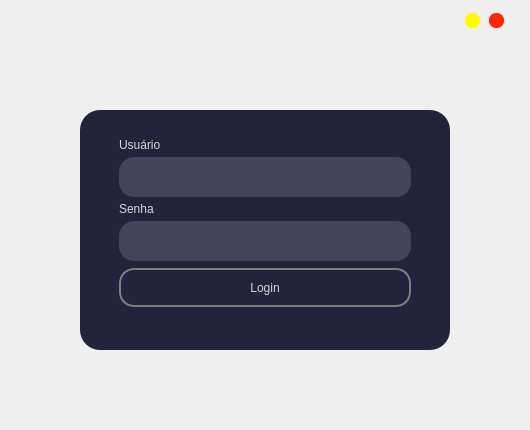
<?xml version="1.0" encoding="UTF-8"?>
<ui version="4.0">
 <class>Login</class>
 <widget class="QMainWindow" name="Login">
  <property name="geometry">
   <rect>
    <x>0</x>
    <y>0</y>
    <width>530</width>
    <height>430</height>
   </rect>
  </property>
  <property name="minimumSize">
   <size>
    <width>530</width>
    <height>430</height>
   </size>
  </property>
  <property name="maximumSize">
   <size>
    <width>530</width>
    <height>430</height>
   </size>
  </property>
  <property name="windowTitle">
   <string>MainWindow</string>
  </property>
  <widget class="QWidget" name="centralwidget">
   <property name="styleSheet">
    <string notr="true">QWidget#centralwidget{
	background-image: url(:/images/resources/images/login-background.png);
	border-radius: 20px;
}

QFrame#main_frame{
	background-color: #23233B;
	border-radius: 20px;
	margin: 80px;
	padding-top: 20px;
	padding-left: 30px;
	padding-right: 30px;
}

QLabel{
	color: rgb(217, 214, 215);
	max-height: 10px;
}

QLineEdit {
	padding-left: 20px;
	min-height: 40px;
	border-radius: 15px;
	background-color: #434459;
	color: rgb(217, 214, 215);
}

QLineEdit::focus{
	border: 2px solid rgb(98, 131, 255);
}

QLineEdit::hover{
	border: 2px solid rgb(98, 196, 255);
}

QPushButton#login_button{
	color: rgb(217, 214, 215);
	min-height: 35px;
	border: 2px solid rgb(126, 128, 128);
	border-radius: 15px;
}

QPushButton#login_button::hover{
	border: 2px solid rgb(98, 196, 255);
}

QPushButton#minimize_button{
	background-color: rgb(255, 251, 0);
	border-radius: 7px;
}

QPushButton#close_button{
	background-color: rgb(255, 38, 0);
	border-radius: 7px;
}

QLabel#error_label {
	color: red;
}</string>
   </property>
   <layout class="QVBoxLayout" name="verticalLayout">
    <property name="spacing">
     <number>0</number>
    </property>
    <property name="leftMargin">
     <number>0</number>
    </property>
    <property name="topMargin">
     <number>0</number>
    </property>
    <property name="rightMargin">
     <number>0</number>
    </property>
    <property name="bottomMargin">
     <number>0</number>
    </property>
    <item>
     <widget class="QFrame" name="topbar_frame">
      <property name="maximumSize">
       <size>
        <width>16777215</width>
        <height>30</height>
       </size>
      </property>
      <property name="frameShape">
       <enum>QFrame::NoFrame</enum>
      </property>
      <property name="frameShadow">
       <enum>QFrame::Raised</enum>
      </property>
      <layout class="QHBoxLayout" name="horizontalLayout">
       <property name="spacing">
        <number>0</number>
       </property>
       <property name="leftMargin">
        <number>0</number>
       </property>
       <property name="topMargin">
        <number>12</number>
       </property>
       <property name="rightMargin">
        <number>0</number>
       </property>
       <property name="bottomMargin">
        <number>0</number>
       </property>
       <item>
        <widget class="QFrame" name="frame_2">
         <property name="frameShape">
          <enum>QFrame::NoFrame</enum>
         </property>
         <property name="frameShadow">
          <enum>QFrame::Raised</enum>
         </property>
        </widget>
       </item>
       <item>
        <widget class="QFrame" name="frame">
         <property name="maximumSize">
          <size>
           <width>70</width>
           <height>16777215</height>
          </size>
         </property>
         <property name="frameShape">
          <enum>QFrame::NoFrame</enum>
         </property>
         <property name="frameShadow">
          <enum>QFrame::Raised</enum>
         </property>
         <layout class="QHBoxLayout" name="horizontalLayout_2">
          <property name="spacing">
           <number>4</number>
          </property>
          <property name="leftMargin">
           <number>0</number>
          </property>
          <property name="topMargin">
           <number>0</number>
          </property>
          <property name="rightMargin">
           <number>20</number>
          </property>
          <property name="bottomMargin">
           <number>0</number>
          </property>
          <item>
           <widget class="QPushButton" name="minimize_button">
            <property name="maximumSize">
             <size>
              <width>15</width>
              <height>15</height>
             </size>
            </property>
            <property name="toolTip">
             <string>Minimizar</string>
            </property>
            <property name="text">
             <string/>
            </property>
           </widget>
          </item>
          <item>
           <widget class="QPushButton" name="close_button">
            <property name="maximumSize">
             <size>
              <width>15</width>
              <height>15</height>
             </size>
            </property>
            <property name="toolTip">
             <string>Fechar</string>
            </property>
            <property name="text">
             <string/>
            </property>
           </widget>
          </item>
         </layout>
        </widget>
       </item>
      </layout>
     </widget>
    </item>
    <item>
     <widget class="QFrame" name="main_frame">
      <property name="frameShape">
       <enum>QFrame::NoFrame</enum>
      </property>
      <property name="frameShadow">
       <enum>QFrame::Raised</enum>
      </property>
      <layout class="QVBoxLayout" name="verticalLayout_2">
       <item>
        <widget class="QLabel" name="username_label">
         <property name="text">
          <string>Usuário</string>
         </property>
        </widget>
       </item>
       <item>
        <widget class="QLineEdit" name="username_edit">
         <property name="text">
          <string/>
         </property>
        </widget>
       </item>
       <item>
        <widget class="QLabel" name="password_label">
         <property name="text">
          <string>Senha</string>
         </property>
        </widget>
       </item>
       <item>
        <widget class="QLineEdit" name="password_edit">
         <property name="text">
          <string/>
         </property>
         <property name="echoMode">
          <enum>QLineEdit::Password</enum>
         </property>
        </widget>
       </item>
       <item>
        <widget class="QPushButton" name="login_button">
         <property name="text">
          <string>Login</string>
         </property>
        </widget>
       </item>
       <item>
        <widget class="QLabel" name="error_label">
         <property name="minimumSize">
          <size>
           <width>0</width>
           <height>20</height>
          </size>
         </property>
         <property name="text">
          <string/>
         </property>
        </widget>
       </item>
      </layout>
     </widget>
    </item>
   </layout>
  </widget>
 </widget>
 <resources>
  <include location="../../resource.qrc"/>
 </resources>
 <connections/>
</ui>
